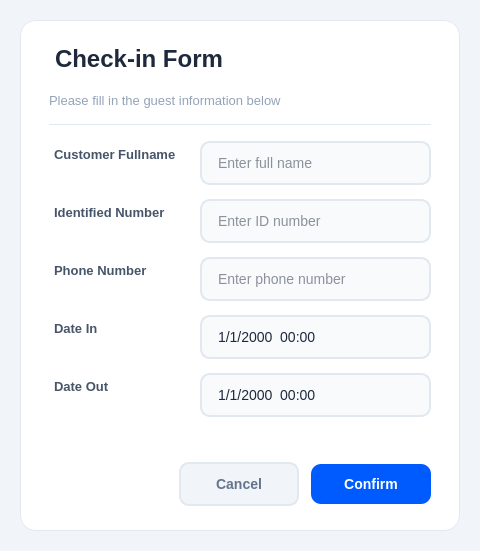
<?xml version="1.0" encoding="UTF-8"?>
<ui version="4.0">
 <class>BookingDialog</class>
 <widget class="QDialog" name="BookingDialog">
  <property name="geometry">
   <rect>
    <x>0</x>
    <y>0</y>
    <width>480</width>
    <height>551</height>
   </rect>
  </property>
  <property name="windowTitle">
   <string>Check-in Form</string>
  </property>
  <property name="styleSheet">
   <string notr="true">
/* Nền dialog */
QDialog#BookingDialog {
    background-color: #F1F5F9;
}

/* Card trắng bo góc */
QFrame#cardFrame {
    background-color: #FFFFFF;
    border-radius: 16px;
    border: 1px solid #E2E8F0;
}

/* Tiêu đề form */
QLabel#lblTitle {
    font-size: 24px;
    font-weight: bold;
    color: #1E293B;
    background: transparent;
    border: none;
    margin: 0px;
    padding: 0px;
    padding-bottom: 4px;
}

QLabel#lblSubtitle {
    font-size: 13px; /* Đã tăng size lúc trước bằng C++ */
    font-weight: normal;
    color: #94A3B8;
    background: transparent;
    border: none;
    margin: 0px;
    padding: 0px;
}

/* Đường kẻ ngang */
QFrame#headerLine {
    background-color: #E2E8F0;
    max-height: 1px;
    border: none;
}

/* Label cho các field */
QLabel#lblFullname, QLabel#lblIdNumber, QLabel#lblPhoneNumber, QLabel#lblDateIn, QLabel#lblDateOut {
    font-size: 13px;
    font-weight: 600;
    color: #475569;
    background: transparent;
    border: none;
    padding-left: 2px;
}

/* Ô nhập liệu */
QLineEdit, QDateTimeEdit {
    background-color: #F8FAFC;
    border: 1.5px solid #E2E8F0;
    border-radius: 10px;
    padding: 10px 14px;
    color: #1E293B;
    font-size: 14px;
    min-height: 20px;
}

QLineEdit:focus, QDateTimeEdit:focus {
    border: 1.5px solid #005BFE;
    background-color: #FFFFFF;
}

QLineEdit:hover, QDateTimeEdit:hover {
    border: 1.5px solid #CBD5E1;
}

/* Ẩn nút spinner của DateTimeEdit */
QDateTimeEdit::up-button, QDateTimeEdit::down-button {
    width: 0px;
    border: none;
}

/* Nút Cancel */
QPushButton#btnCancel {
    background-color: #F1F5F9;
    color: #64748B;
    border: 1.5px solid #E2E8F0;
    border-radius: 10px;
    font-size: 14px;
    font-weight: bold;
    padding: 10px 24px;
    min-height: 20px;
}

QPushButton#btnCancel:hover {
    background-color: #E2E8F0;
    color: #475569;
    border: 1.5px solid #CBD5E1;
}

QPushButton#btnCancel:pressed {
    background-color: #CBD5E1;
}

/* Nút Confirm */
QPushButton#btnConfirm {
    background-color: #005BFE;
    color: #FFFFFF;
    border: none;
    border-radius: 10px;
    font-size: 14px;
    font-weight: bold;
    padding: 10px 24px;
    min-height: 20px;
}

QPushButton#btnConfirm:hover {
    background-color: #0044CC;
}

QPushButton#btnConfirm:pressed {
    background-color: #003399;
}
   </string>
  </property>
  <layout class="QVBoxLayout" name="mainLayout">
   <property name="leftMargin">
    <number>20</number>
   </property>
   <property name="topMargin">
    <number>20</number>
   </property>
   <property name="rightMargin">
    <number>20</number>
   </property>
   <property name="bottomMargin">
    <number>20</number>
   </property>
   <item>
    <widget class="QFrame" name="cardFrame">
     <property name="frameShape">
      <enum>QFrame::Shape::StyledPanel</enum>
     </property>
     <property name="frameShadow">
      <enum>QFrame::Shadow::Raised</enum>
     </property>
     <layout class="QVBoxLayout" name="cardLayout">
      <property name="spacing">
       <number>16</number>
      </property>
      <property name="leftMargin">
       <number>28</number>
      </property>
      <property name="topMargin">
       <number>24</number>
      </property>
      <property name="rightMargin">
       <number>28</number>
      </property>
      <property name="bottomMargin">
       <number>24</number>
      </property>
      <item>
       <widget class="QLabel" name="lblTitle">
        <property name="text">
         <string>Check-in Form</string>
        </property>
       </widget>
      </item>
      <item>
       <widget class="QLabel" name="lblSubtitle">
        <property name="text">
         <string>Please fill in the guest information below</string>
        </property>
       </widget>
      </item>
      <item>
       <widget class="QFrame" name="headerLine">
        <property name="frameShape">
         <enum>QFrame::Shape::HLine</enum>
        </property>
        <property name="frameShadow">
         <enum>QFrame::Shadow::Sunken</enum>
        </property>
       </widget>
      </item>
      <item>
       <layout class="QFormLayout" name="formLayout">
        <property name="horizontalSpacing">
         <number>20</number>
        </property>
        <property name="verticalSpacing">
         <number>14</number>
        </property>
        <item row="0" column="0">
         <widget class="QLabel" name="lblFullname">
          <property name="text">
           <string>Customer Fullname</string>
          </property>
         </widget>
        </item>
        <item row="0" column="1">
         <widget class="QLineEdit" name="txtFullname">
          <property name="placeholderText">
           <string>Enter full name</string>
          </property>
         </widget>
        </item>
        <item row="1" column="0">
         <widget class="QLabel" name="lblIdNumber">
          <property name="text">
           <string>Identified Number</string>
          </property>
         </widget>
        </item>
        <item row="1" column="1">
         <widget class="QLineEdit" name="txtIdNumber">
          <property name="placeholderText">
           <string>Enter ID number</string>
          </property>
         </widget>
        </item>
        <item row="2" column="0">
         <widget class="QLabel" name="lblPhoneNumber">
          <property name="text">
           <string>Phone Number</string>
          </property>
         </widget>
        </item>
        <item row="2" column="1">
         <widget class="QLineEdit" name="txtPhoneNumber">
          <property name="placeholderText">
           <string>Enter phone number</string>
          </property>
         </widget>
        </item>
        <item row="3" column="0">
         <widget class="QLabel" name="lblDateIn">
          <property name="text">
           <string>Date In</string>
          </property>
         </widget>
        </item>
        <item row="3" column="1">
         <widget class="QDateTimeEdit" name="dateTimeCheckIn">
          <property name="displayFormat">
           <string>d/M/yyyy  HH:mm</string>
          </property>
         </widget>
        </item>
        <item row="4" column="0">
         <widget class="QLabel" name="lblDateOut">
          <property name="text">
           <string>Date Out</string>
          </property>
         </widget>
        </item>
        <item row="4" column="1">
         <widget class="QDateTimeEdit" name="dateTimeCheckOut">
          <property name="displayFormat">
           <string>d/M/yyyy  HH:mm</string>
          </property>
         </widget>
        </item>
       </layout>
      </item>
      <item>
       <spacer name="verticalSpacer">
        <property name="orientation">
         <enum>Qt::Orientation::Vertical</enum>
        </property>
        <property name="sizeHint" stdset="0">
         <size>
          <width>20</width>
          <height>10</height>
         </size>
        </property>
       </spacer>
      </item>
      <item>
       <layout class="QHBoxLayout" name="buttonLayout">
        <property name="spacing">
         <number>12</number>
        </property>
        <item>
         <spacer name="buttonSpacer">
          <property name="orientation">
           <enum>Qt::Orientation::Horizontal</enum>
          </property>
          <property name="sizeHint" stdset="0">
           <size>
            <width>40</width>
            <height>20</height>
           </size>
          </property>
         </spacer>
        </item>
        <item>
         <widget class="QPushButton" name="btnCancel">
          <property name="minimumSize">
           <size>
            <width>120</width>
            <height>44</height>
           </size>
          </property>
          <property name="text">
           <string>Cancel</string>
          </property>
         </widget>
        </item>
        <item>
         <widget class="QPushButton" name="btnConfirm">
          <property name="minimumSize">
           <size>
            <width>120</width>
            <height>40</height>
           </size>
          </property>
          <property name="text">
           <string>Confirm</string>
          </property>
         </widget>
        </item>
       </layout>
      </item>
     </layout>
    </widget>
   </item>
  </layout>
 </widget>
 <resources/>
 <connections/>
</ui>
